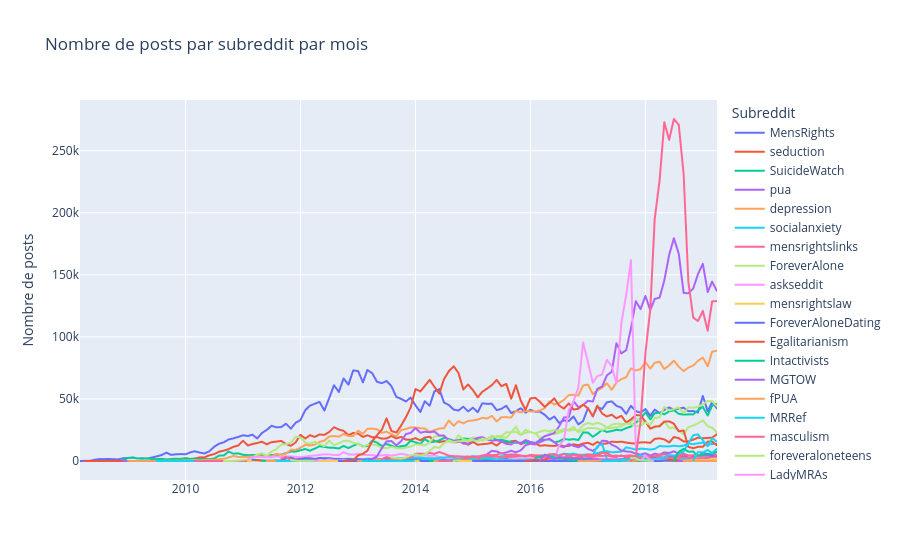

Here is the notebook cell this chart was saved with:
### Code cell
fig = px.line(
    counts,
    x='period',
    y='n_posts',
    color='subreddit',
    title='Nombre de posts par subreddit par mois',
    labels={'period': '', 'n_posts': 'Nombre de posts', 'subreddit': 'Subreddit'},
    hover_name='subreddit',        # ← nom du subreddit en titre du tooltip
    hover_data={'subreddit': False} # ← évite la répétition dans le corps
)

fig.update_layout(
    hovermode='closest',           # ← tooltip sur la ligne la plus proche
)

fig.show()
